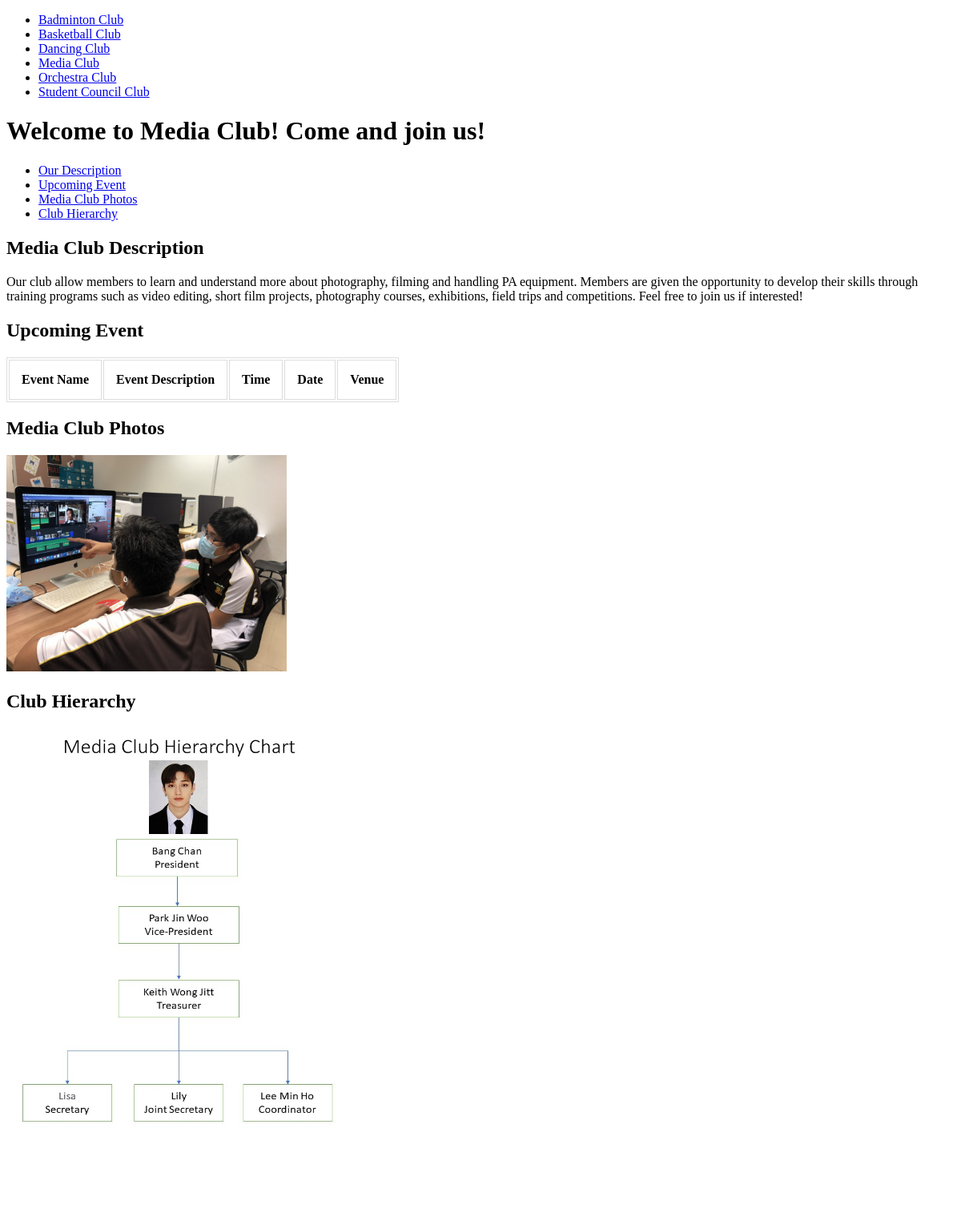
Before: /sdp_assignment/mediaclub.php with the older database file.
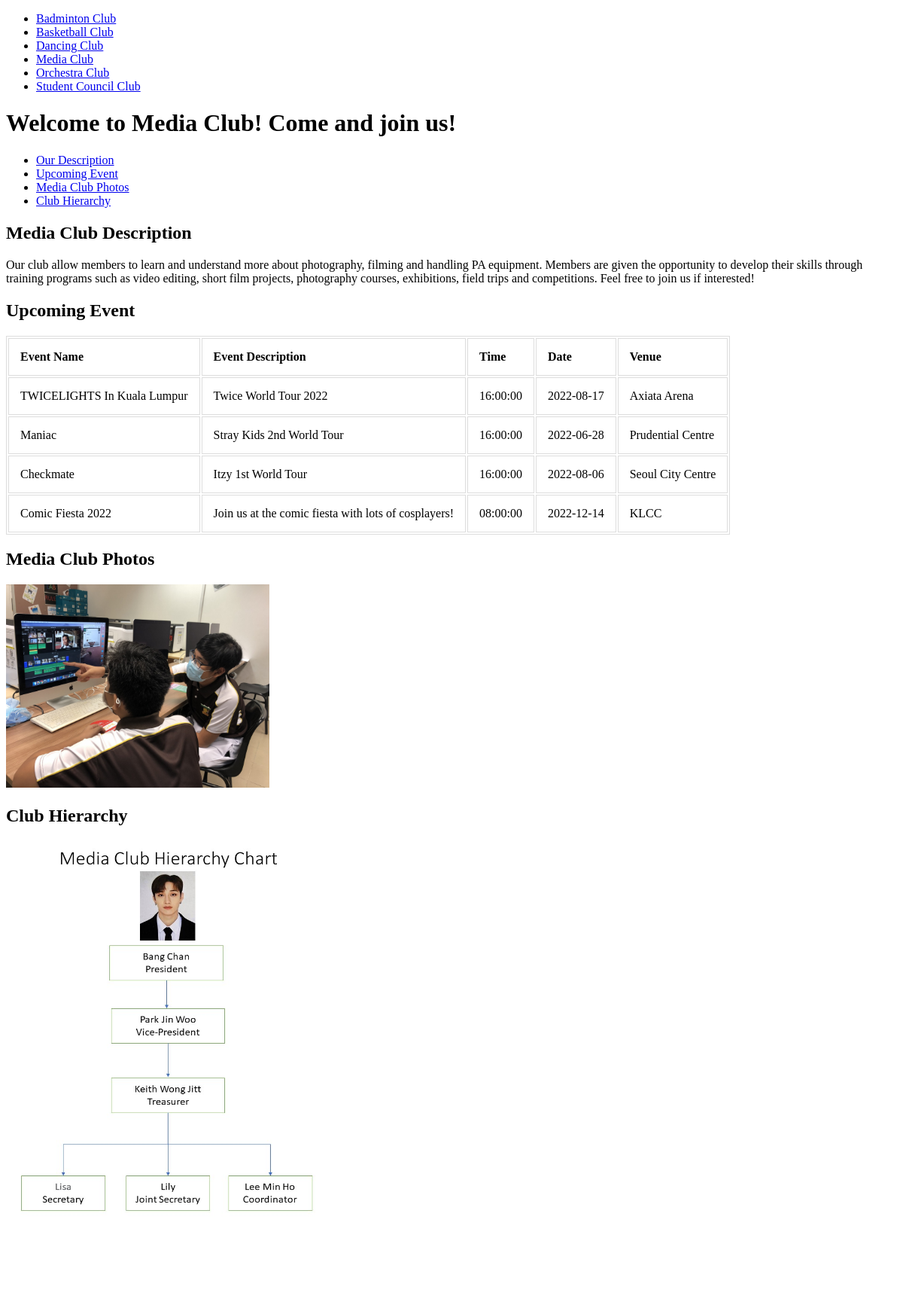
After: the same page with the newer database file.
### tables this page shows
CREATE TABLE IF NOT EXISTS `event` (
  `EventID` int NOT NULL AUTO_INCREMENT,
  `EventName` varchar(255) NOT NULL,
  `EventDescription` varchar(255) NOT NULL,
  `Time` time NOT NULL,
  `Date` date NOT NULL,
  `Venue` varchar(255) NOT NULL,
  `OrganisingClub` varchar(255) DEFAULT NULL,
  `Status` enum('Approved','Unapproved') DEFAULT 'Unapproved',
  PRIMARY KEY (`EventID`)
);

### sdp_assignment/mediaclub.php (the view, shortened to what this page needs)
<?php
include("conn.php");
?>
<!DOCTYPE html>
<html>
    <head>
    </head>
<body>
    <div class = "otherclubname">
        <ul>
        <li><a href="badmintonclub.php">Badminton Club</a></li>
        <li><a href="basketballclub.php">Basketball Club</a></li>
        <li><a href="dancingclub.php">Dancing Club</a></li>
        <li><a href="mediaclub.php">Media Club</a></li>
        <li><a href="orchestraclub.php">Orchestra Club</a></li>
        <li><a href="studentcouncilclub.php">Student Council Club</a></li>
        </ul>
    </div>
    <h1>
        Welcome to Media Club! Come and join us!
    </h1>
    <div class = "clubinformation">
        <ul>
        <li><a href="#mediacdescrip">Our Description</a></li>
        <li><a href="#mediacevent">Upcoming Event</a></li>
        <li><a href="#mediacphotos">Media Club Photos</a></li>
        <li><a href="#mediachierarchy">Club Hierarchy</a></li>
        </ul>
    </div>
    <h2 id="mediacdescrip"> Media Club Description </h2>
    <p>
        Our club allow members to learn and understand more about photography, filming and handling PA equipment. Members are given the opportunity to develop their skills through training programs such as video editing, short film projects, photography courses, exhibitions, field trips and competitions.
        Feel free to join us if interested!
    </p>
    <h2 id="mediacevent"> Upcoming Event </h2>
    <table>
    <tr>
        <th>Event Name</th>
        <th>Event Description</th>
        <th>Time</th>
        <th>Date</th>
        <th>Venue</th>
    </tr>
    <?php
    $sql = "SELECT * FROM event WHERE OrganisingClub LIKE 'Media Club' AND Status = 'Approved'";
    $result = $con->query($sql);
    while($data = $result->fetch_assoc()){
        echo ("<tr>");
        echo ("<td>" . $data['EventName'] . "</td>");
        echo ("<td>" . $data['EventDescription'] . "</td>");
        echo ("<td>" . $data['Time'] . "</td>");
        echo ("<td>" . $data['Date'] . "</td>");
        echo ("<td>" . $data['Venue'] . "</td>");
        echo ("</tr>");}
    ?>
    </table>
    <h2 id="mediacphotos"> Media Club Photos </h2>
    <p>
    <img src="../sdp_assignment/photo/mediaclubphoto.jpg" width="350" height = "270">
    </p>
    <h2 id="mediachierarchy"> Club Hierarchy </h2>
    <p>
    <img src="../sdp_assignment/photo/mediaclub_hierarchy.jpg" width="430" height="600">
    </p>
</body>
</html>

Changed rows visible on the page:
added event: EventName "TWICELIGHTS In Kuala Lumpur", EventDescription "Twice World Tour 2022", Time "16:00:00", Date "2022-08-17", Venue "Axiata Arena"
added event: EventName "Maniac", EventDescription "Stray Kids 2nd World Tour", Time "16:00:00", Date "2022-06-28", Venue "Prudential Centre"
added event: EventName "Checkmate", EventDescription "Itzy 1st World Tour", Time "16:00:00", Date "2022-08-06", Venue "Seoul City Centre"
added event: EventName "Comic Fiesta 2022", EventDescription "Join us at the comic fiesta with lots of cosplayers!", Time "08:00:00", Date "2022-12-14", Venue "KLCC"
